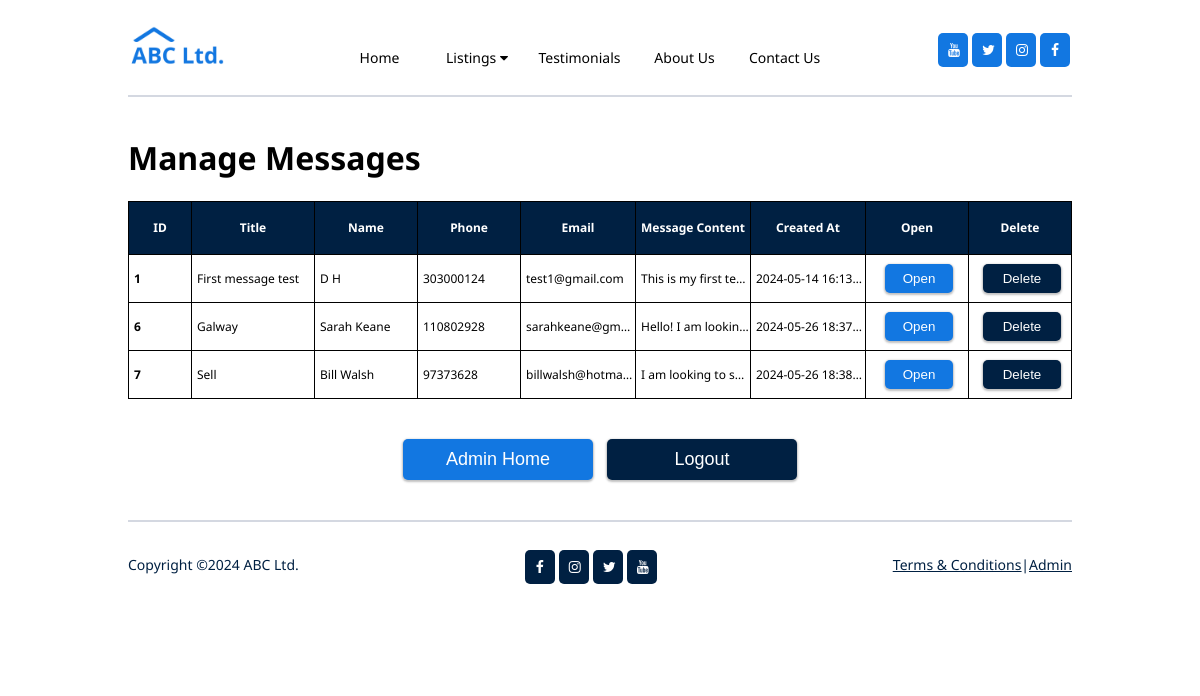
The page /propertycompany/managemessages.php on the database its author committed.
### tables this page shows
CREATE TABLE `contact` (
  `id` int(11) NOT NULL,
  `title` text NOT NULL,
  `author_name` varchar(100) NOT NULL,
  `phone` int(20) NOT NULL,
  `author_email` varchar(100) NOT NULL,
  `message` text NOT NULL,
  `created_at` timestamp NOT NULL DEFAULT current_timestamp()
);

### propertycompany/managemessages.php (the view, shortened to what this page needs)
<!DOCTYPE HTML>
<html lang="en">
<head>
 <link rel="stylesheet" href="css/styles.css">
 <link rel="stylesheet" href="https://cdnjs.cloudflare.com/ajax/libs/font-awesome/4.7.0/css/font-awesome.min.css">
 </head>
<body>
<div id="wrapper">
<main>
	<h1>Manage Messages</h1>
	<?php
require 'connect.php';
$sql="SELECT * from contact";
$result=mysqli_query($link, $sql);
if(mysqli_num_rows($result)>0){
	echo"<div class='messages-table'>";
		echo "<table>";
		echo"<tr>
			<th class='m-col1'>ID</th>
			<th class='m-col2'>Title</th>
			<th class='m-col3'>Name</th>
			<th class='m-col4'>Phone</th>
			<th class='m-col5'>Email</th>
			<th class='m-col6'>Message Content</th>
			<th class='m-col7'>Created At</th>
			<th class='m-colbtn'>Open</th>
			<th class='m-colbtn'>Delete</th>
			</tr>";
		while($row=mysqli_fetch_array($result)){
			$id=$row["id"];
			$title=$row["title"];
			$author_name=$row["author_name"];
			$phone=$row["phone"];
			$author_email=$row["author_email"];
			$message=$row["message"];
			$created_at=$row["created_at"];
		echo"<tr>
			<td class='m-col1'><b>$id</b></td>
			<td class='m-col2'>$title</td>
			<td class='m-col3'>$author_name</td>
			<td class='m-col4'>$phone</td>
			<td class='m-col5'>$author_email</td>
			<td class='m-col6'>$message</td>
			<td class='m-col7'>$created_at</td>
			<td class='m-table-btn-edit'><a href='openmessage.php?id=$id'><button>Open</button></td>
			<td class='m-table-btn-delete'><a href='deletemessage.php?id=$id'><button>Delete</button></td>
			</tr>";
		}
	echo"</div>";
		echo"<table>";
		}
		else{
			echo"No entries found";
		}
?>
<div class="bottom-buttons">
	<div class="bottom-buttons-row">
		<a href="adminhome.php"><button id="home-btn">Admin Home</button></a>
		<form action="adminlogout.php" method="POST">
			<button type="submit" id="logout-btn">Logout</button>
		</form>
	</div>
</div>
<hr>
</main>
</div>
</body>
</html>

### propertycompany/css/styles.css (style rules this page uses)
#wrapper { width: 80%; margin: 0 auto; }
header { background-color: white; }
body { background-color: white; margin: 0; padding: 10px; font-family: "Noto Sans"; }
nav { display: flex; justify-content: space-between; font-size: 14px; }
#logo, .navbar, #socialiconsnav { display: flex; }
#logo { margin-top: 8px; }
#toHide { display: block; }
.navelements { float: left; margin-top: 28px; padding: 10px 10px 10px; background-color: white; color: black; text-decoration: none; text-align: center; min-width: 80px; }
#testimonials-width { min-width: 90px; }
.dropdown { overflow: hidden; float:left; }
.dropbtn { cursor:pointer; border: none; outline: none; color: black; background-color: inherit; font-family: inherit; text-align:center; margin-top: 28px; padding: 10px 10px 10px; font-size: 14px; min-width: 95px; }
#socialiconsnav { margin-top: 3px; }
#socialiconsnav .fa { padding: 10px; font-size: 14px; width: 10px; text-align: center; margin: 20px 2px; text-decoration: none; color: white; background-color: #1277E1; border-radius: 5px; }
#socialiconsnav a { float: right; }
main { padding: 10px 0px 10px; background-color: white; }
hr { border-color: #D4D8E1; border-style: solid; }
.messages-table table { border-collapse: collapse; width: 100%; border: 1px solid #000; margin-bottom: 40px; table-layout: fixed; font-size: 12px; }
.messages-table table th { border: 1px solid #000; background-color: #002042; color: white; height: 50px; }
.messages-table table td { border: 1px solid #000; white-space: nowrap; overflow: hidden; text-overflow: ellipsis; height: 45px; padding-left: 5px; }
.m-table-btn-edit, .m-table-btn-delete { width: 50px; text-align: center; vertical-align: middle; }
.m-table-btn-edit button { background-color: #1277E1; border-radius: 5px; color: white; cursor: pointer; border: none; padding: 7px 18px; box-shadow: 0px 1px 2px 1px rgba(51, 51, 51, 0.3); }
.m-table-btn-delete button { background-color: #002042; border-radius: 5px; color: white; cursor: pointer; border: none; padding: 7px 20px; box-shadow: 0px 1px 2px 1px rgba(51, 51, 51, 0.3); }
.m-col1 { width: 60px; }
.m-col2 { width: 120px; }
.m-col3, .m-col4 { width: 100px; }
.m-colbtn { width: 100px; }
.bottom-buttons { margin: 40px 0px; display: flex; justify-content: space-evenly; }
.bottom-buttons form { display: inline; }
#home-btn { background-color: #1277E1; border-radius: 5px; color: white; cursor: pointer; border: none; padding: 10px 42px; box-shadow: 0px 1px 2px 1px rgba(51, 51, 51, 0.3); font-size: 18px; width: 190px; margin-right: 5px; }
#logout-btn { background-color: #002042; border-radius: 5px; color: white; cursor: pointer; border: none; padding: 10px 64px; box-shadow: 0px 1px 2px 1px rgba(51, 51, 51, 0.3); font-size: 18px; width: 190px; margin-left: 5px; }
footer { bottom: 0; display: flex; justify-content: space-between; font-size: 14px; margin-bottom: 15px; }
#footertext, #socialiconsfooter, #footerlinks { display: flex; }
#footerlinks { float:right; }
#socialiconsfooter { margin-right: 10px; }
#socialiconsfooter .fa { padding: 10px; font-size: 14px; width: 10px; text-align: center; margin: 20px 2px; text-decoration: none; color: white; background-color: #002042; border-radius: 5px; }
#footertext a { color: #002042; font-size: 14px; }
#footertext { margin-top: 25px; min-width: 100px; }
#footerlinks { margin-top: 25px; }
#footerlinks a { font-size: 14px; color: #002042; }

### rows shown on the page
contact: id "1", title "First message test", author_name "D H", phone "303000124", author_email "test1@gmail.com", message "This is my first te…", created_at "2024-05-14 16:13…"
contact: id "6", title "Galway", author_name "Sarah Keane", phone "110802928", author_email "sarahkeane@gm…", message "Hello! I am lookin…", created_at "2024-05-26 18:37…"
contact: id "7", title "Sell", author_name "Bill Walsh", phone "97373628", author_email "billwalsh@hotma…", message "I am looking to s…", created_at "2024-05-26 18:38…"
